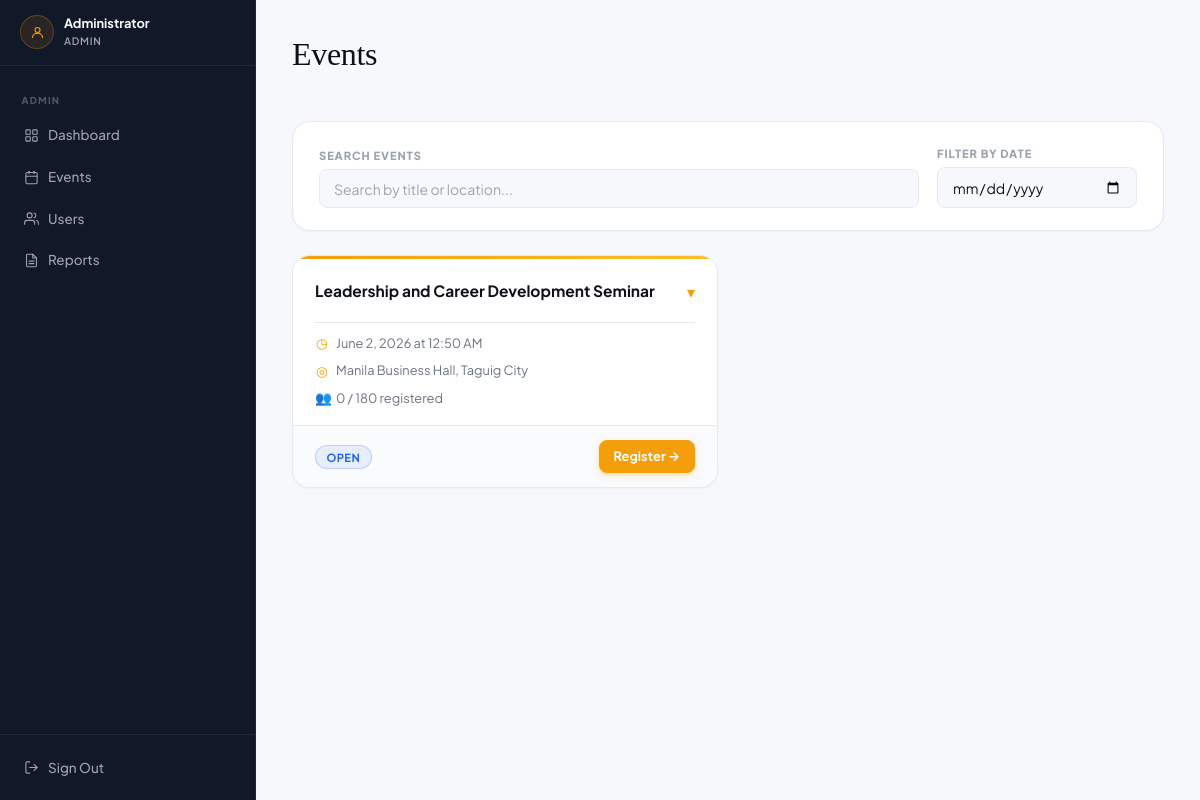
The app's page /events.php (signed in) with its own data.
### tables this page shows
CREATE TABLE `events` (
  `id` int(11) NOT NULL,
  `title` varchar(200) NOT NULL,
  `description` text DEFAULT NULL,
  `date` date NOT NULL,
  `time` time NOT NULL,
  `location` varchar(255) NOT NULL,
  `capacity` int(11) DEFAULT 100,
  `created_at` timestamp NOT NULL DEFAULT current_timestamp()
);

### events.php (the view, shortened to what this page needs)
<?php
$userId = (int)$_SESSION['user_id'];
$conn   = getConnection();
$stmt = $conn->prepare("
    SELECT
        e.*,
        COUNT(r.id)                                         AS registered_count,
        MAX(CASE WHEN r.user_id = ? THEN 1 ELSE 0 END)     AS is_registered
    FROM events e
    LEFT JOIN registrations r ON e.id = r.event_id
    WHERE e.date >= CURDATE()
    GROUP BY e.id
    ORDER BY e.date ASC
");
if (!$stmt) {
    error_log('events.php prepare failed: ' . $conn->error);
    $events = [];
} else {
    $stmt->bind_param("i", $userId);
    $stmt->execute();
    $events = $stmt->get_result()->fetch_all(MYSQLI_ASSOC);
}
function renderEventCard(array $ev): string {
    $isFull    = (int)$ev['registered_count'] >= (int)$ev['capacity'];
    $isReg     = (bool)(int)$ev['is_registered'];
    $searchStr = htmlspecialchars(strtolower($ev['title'] . ' ' . $ev['location'] . ' ' . ($ev['description'] ?? '')), ENT_QUOTES);
    $title     = htmlspecialchars($ev['title']);
    $desc      = htmlspecialchars($ev['description'] ?? '');
    $loc       = htmlspecialchars($ev['location']);
    $dateStr   = date('F j, Y', strtotime($ev['date']));
    $timeStr   = date('g:i A', strtotime($ev['time']));
    $id        = (int)$ev['id'];
    $regCount  = (int)$ev['registered_count'];
    $capacity  = (int)$ev['capacity'];
    if ($isFull && !$isReg) {
        $badge = '<span class="badge badge-cancelled">Full</span>';
    } elseif ($isReg) {
        $badge = '<span class="badge badge-registered">✓ Registered</span>';
    } else {
        $badge = '<span class="badge badge-upcoming">Open</span>';
    }
    $action = '';
    if (!$isFull && !$isReg) {
        $action = '<form method="POST" action="/event-system/actions/register_event.php">
            <input type="hidden" name="action" value="register">
            <input type="hidden" name="event_id" value="' . $id . '">
            <button type="submit" class="btn btn-primary btn-sm">Register →</button>
        </form>';
    }
    return '
    <div class="event-card" data-id="' . $id . '" data-search="' . $searchStr . '" data-date="' . htmlspecialchars($ev['date']) . '">
        <div class="event-card-accent" style="background: linear-gradient(90deg, var(--amber), var(--amber-light));"></div>
        <div class="event-card-body">
            <div class="event-card-toggle" onclick="toggleDesc(this)">
                <h3 class="event-card-title">' . $title . '</h3>
                <span class="event-card-chevron">▾</span>
            </div>
            <div class="event-card-desc-wrap">
                <p class="event-card-desc">' . $desc . '</p>
            </div>
            <div class="event-meta">
                <div class="event-meta-item">
                    <span class="event-meta-icon">◷</span>
                    <span>' . $dateStr . ' at ' . $timeStr . '</span>
                </div>
                <div class="event-meta-item">
                    <span class="event-meta-icon">◎</span>
                    <span>' . $loc . '</span>
                </div>
                <div class="event-meta-item">
                    <span class="event-meta-icon">👥</span>
                    <span>' . $regCount . ' / ' . $capacity . ' registered</span>
                </div>
            </div>
        </div>
        <div class="event-card-footer">
            ' . $badge . '
            ' . $action . '
        </div>
    </div>';
}
include __DIR__ . '/includes/header.php';
?>
<div class="page-wrap">
    <div class="page-header" style="margin-bottom: 1.75rem;">
        <div>
            <h1 class="page-title">Events</h1>
        </div>
    </div>
    <div class="search-bar">
        <div class="search-group">
            <label class="form-label" for="searchInput">Search Events</label>
            <input type="text" id="searchInput" class="form-control" placeholder="Search by title or location...">
        </div>
        <div class="search-group" style="flex: 0 0 200px;">
            <label class="form-label" for="filterDate">Filter by Date</label>
            <input type="date" id="filterDate" class="form-control">
        </div>
    </div>
    <div class="events-grid" id="eventsGrid">
        <?php if (empty($events)): ?>
            <div class="empty-state" id="emptyState" style="grid-column: 1 / -1;">
                <div class="empty-icon">
                    <svg viewBox="0 0 24 24" fill="none" stroke="currentColor" stroke-width="1.5" stroke-linecap="round" stroke-linejoin="round">
                        <path d="M21 15a2 2 0 0 1-2 2H7l-4 4V5a2 2 0 0 1 2-2h14a2 2 0 0 1 2 2z"/>
                    </svg>
                </div>
                <p class="empty-title">No events available</p>
                <p class="empty-sub">Check back soon — new events are added regularly!</p>
            </div>
        <?php else: ?>
            <?php foreach ($events as $ev): ?>
                <?= renderEventCard($ev) ?>
            <?php endforeach; ?>
        <?php endif; ?>
    </div>
</div>

### events.php (style rules this page uses)
.event-card { animation: cardFadeIn 0.35s ease both; }
.event-card-toggle { display: flex; align-items: center; justify-content: space-between; cursor: pointer; gap: 0.5rem; user-select: none; }
.event-card-chevron { font-size: 1rem; color: var(--amber); transition: transform 0.25s cubic-bezier(0.4, 0, 0.2, 1); flex-shrink: 0; line-height: 1; }

### records on screen
events: title "Leadership and Career Development Seminar", date "June 2, 2026", time "12:50 AM", location "Manila Business Hall, Taguig City", regCount "0", capacity "180", shows "OPEN"

### other values on screen
$userName "Administrator"
$userRole "ADMIN"
